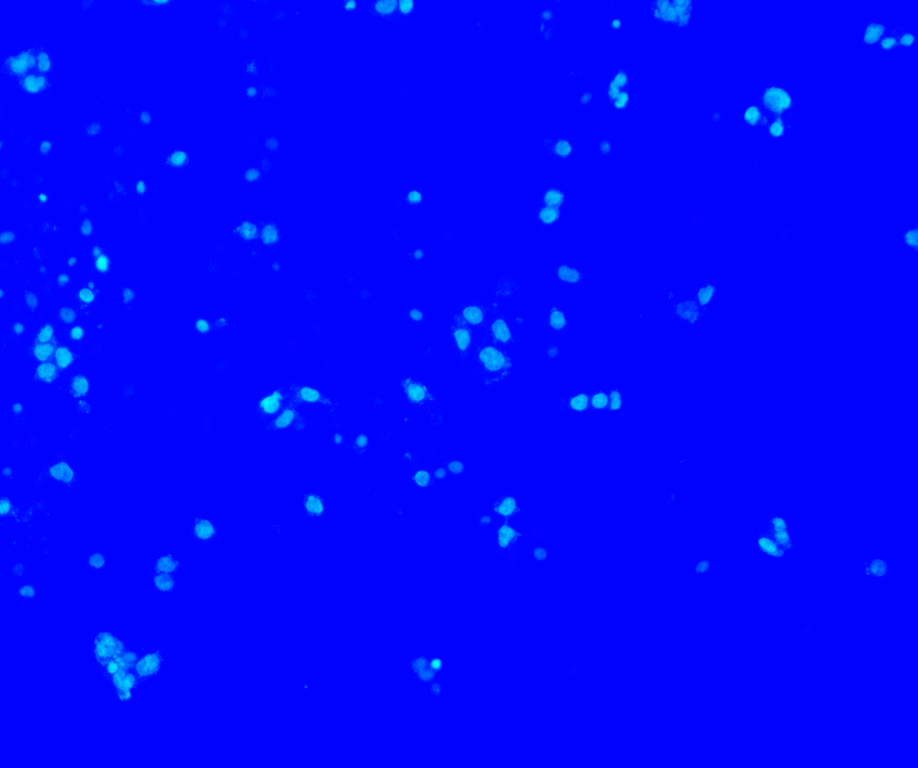
#> input picture 4e-50lum-10x-365-5.tif, 918 x 768 px, shrunk from 2448 x 2048 before the run
$ python -i scanning_algorithm_v2.py   (imports and definitions only)   (older library calls are emulated)
#> lines starting #> are read from the running program, lines starting #| are printed output that depends on the picture; after the words box and inside, x2 and y2 are one past the last pixel; in counts of white or black regions, pixels touching at a corner belong together
import cv2
import numpy as np
import matplotlib.pyplot as plt


# Класс алгоритма
class ScanningAlgorithmV2:
    NAME = 'Фурье'

    # Функция иницилизации
    def __init__(self):
        self.file = ''

    # [8 lines left out: function print_hist, not called in this run]

    def print_image(self, image_, label=""):
        plt.figure(label)
        plt.axis("off")
        plt.imshow(image_)

    # [36 lines left out: functions print_contours, gaussian, remove_background, amplify, line_is_not_belongs_to_border, not called in this run]

    def contour_is_bigger_than(self, min_width: int, min_height: int, contour_):
        y = contour_[:, 0, 0]
        x = contour_[:, 0, 1]
        (top_y, top_x) = (np.min(y), np.min(x))
        (bottom_y, bottom_x) = (np.max(y), np.max(x))
        width = bottom_x - top_x
        height = bottom_y - top_y

        return (width >= min_width) & (height >= min_height)

    # [178 lines left out: functions save_contour, cell_counting, cell_counting_image, optimal, filter_by_threshold, adaptive_thresholding and 1 more, not called in this run]

    # Функция для старта сканирования изображения
    def scan(self, file):
#> called with file = '../4e-50lum-10x-365-5.tif'
        self.file = file
        image_grayscale = cv2.imread(file, cv2.IMREAD_GRAYSCALE)
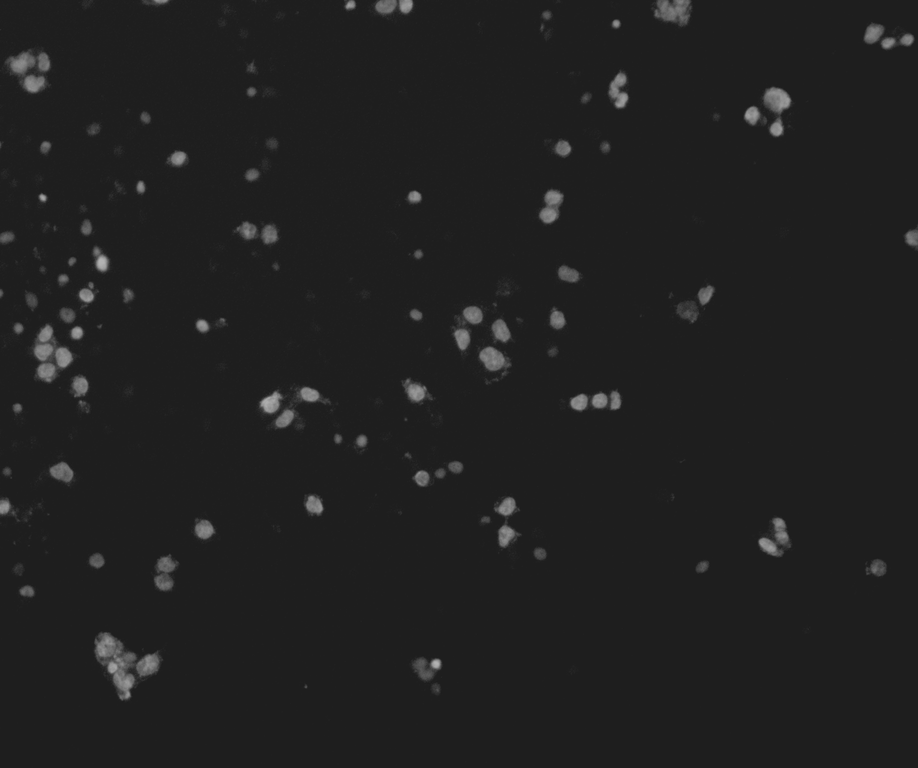
#> image_grayscale: shape (768, 918); min 29, max 179, mean 32.6
        image_rgb = cv2.cvtColor(image_grayscale, cv2.COLOR_GRAY2RGB)
        self.print_image(image_grayscale)

        print(f'Testing {ScanningAlgorithmV2.NAME} method')

        f = np.fft.fft2(image_grayscale)
        fshift = np.fft.fftshift(f)
        magnitude_spectrum = 20 * np.log(np.abs(fshift))
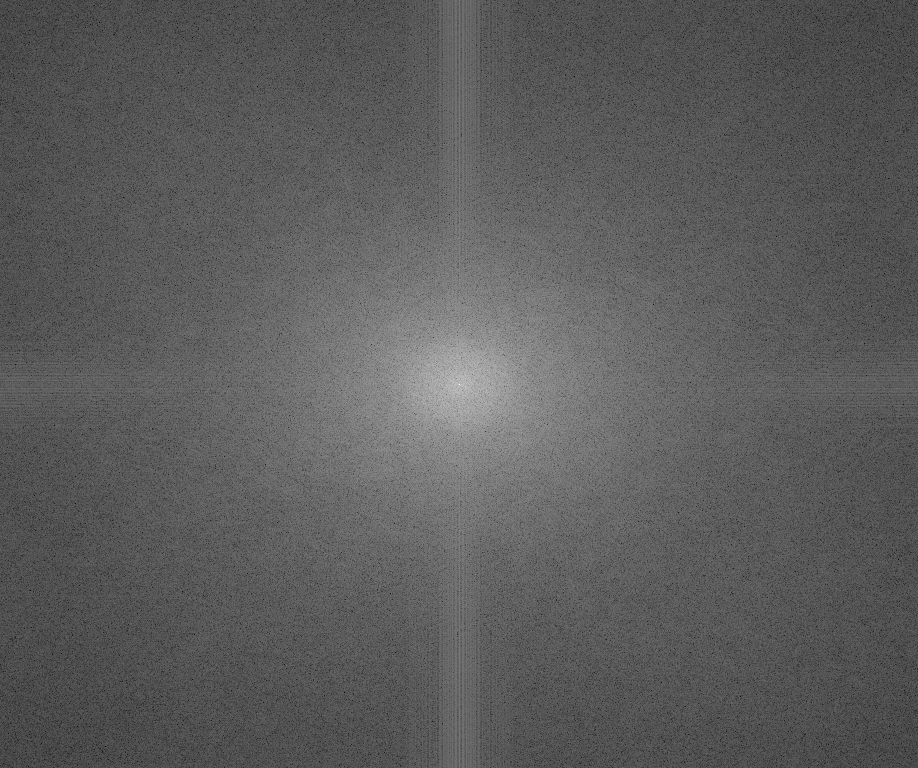
#> magnitude_spectrum: shape (768, 918) float64; min 13.92, max 339, mean 132.2; drawn with min black and max white
        # magnitude_spectrum = 20 * np.log(np.abs(f))
        plt.figure()
        plt.subplot(121), plt.imshow(image_grayscale, cmap='gray')
        plt.title('Input Image'), plt.xticks([]), plt.yticks([])
        plt.subplot(122), plt.imshow(magnitude_spectrum, cmap='gray')
        plt.title('Magnitude Spectrum'), plt.xticks([]), plt.yticks([])

        wave_len = 1000
        rows, cols = image_grayscale.shape
#> rows = 768; cols = 918
        crow, ccol = rows // 2, cols // 2
#> crow = 384; ccol = 459

        fshift[0:wave_len, :] = 0
        fshift[:, 0:wave_len] = 0
        fshift[rows - wave_len:rows, :] = 0
        fshift[:, cols - wave_len:cols] = 0

        f_ishift = np.fft.ifftshift(fshift)
        img_back = np.fft.ifft2(f)
        img_back = np.real(img_back)

        img_ffiltered = cv2.normalize(src=img_back, dst=None, alpha=0, beta=255, norm_type=cv2.NORM_MINMAX,
                                      dtype=cv2.CV_8U)
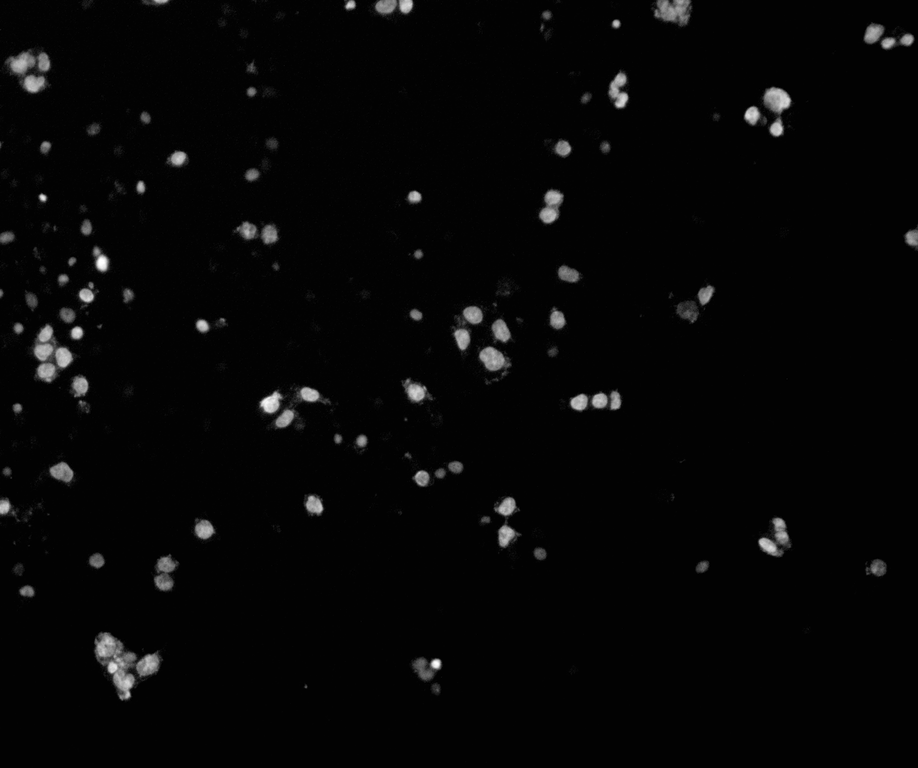
#> img_ffiltered: shape (768, 918); min 0, max 255, mean 6.3

        plt.figure()
        plt.subplot(121), plt.imshow(image_grayscale, cmap='gray')
        plt.title('Input Image'), plt.xticks([]), plt.yticks([])
        plt.subplot(122), plt.imshow(img_ffiltered, cmap='gray')
        plt.title('Image after HPF'), plt.xticks([]), plt.yticks([])

        plt.figure()
        plt.xlabel('bins')
        plt.ylabel('# of pixels')
        hist_orig = cv2.calcHist([image_grayscale], [0], None, [256], [3, 256])
#> hist_orig = 256 values, max 572808 at index 27, min 0 at index 0, mean 2754
        plt.subplot(121), plt.plot(hist_orig, drawstyle='steps-mid')
        plt.xlim([0, 256])
        plt.ylim([0, hist_orig.max() + 1])
        hist_ffiltered = cv2.calcHist([img_ffiltered], [0], None, [256], [3, 256])
#> hist_ffiltered = 256 values, max 69964 at index 0, min 0 at index 1, mean 504.9
        plt.subplot(122), plt.plot(hist_ffiltered, drawstyle='steps-mid')
        plt.xlim([0, 256])
        plt.ylim([0, hist_ffiltered.max() + 1])

        ret, mask = cv2.threshold(img_ffiltered, 10, 255, cv2.THRESH_BINARY)
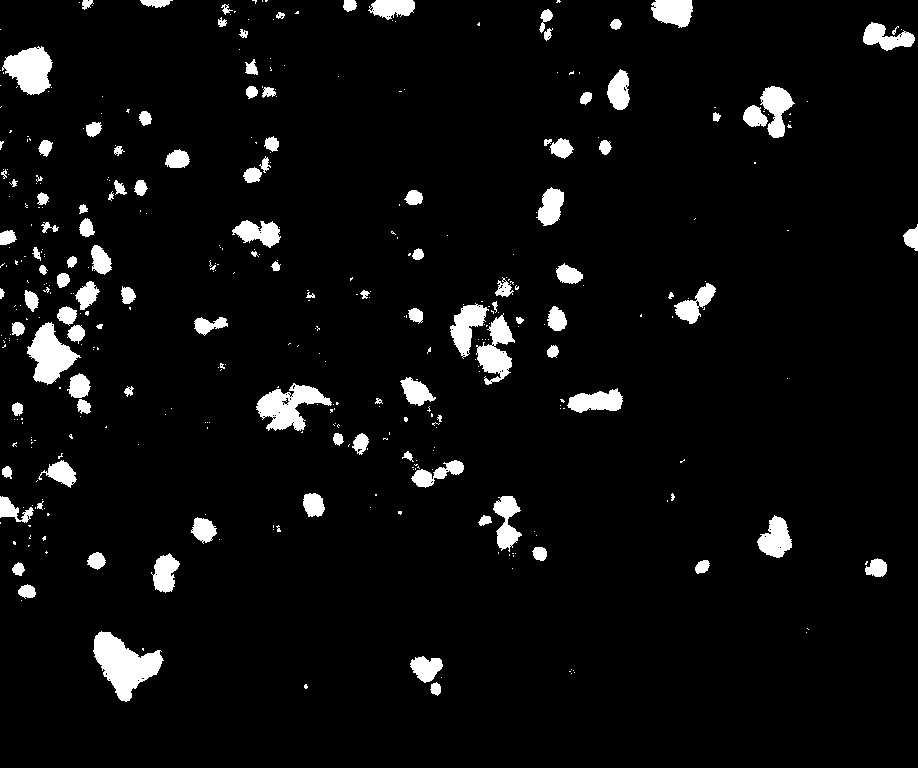
#> mask: shape (768, 918); 5.2% white; 397 white regions (283 under 20 px), largest, box (x1, y1, x2, y2) and area: (93, 631, 164, 702) 2539, (256, 383, 332, 431) 1826, (27, 322, 81, 385) 1742

        masked_image = cv2.bitwise_and(img_ffiltered, mask)
        canny = cv2.Canny(masked_image, 10, 255, 0)
#> canny: shape (768, 918); 1.1% white in thin lines or dots
        dilated = cv2.dilate(canny, (2, 2), iterations=3)
#> dilated: shape (768, 918); 2.8% white; 100 white regions (2 under 20 px), largest, box (x1, y1, x2, y2) and area: (94, 632, 163, 704) 1725, (34, 324, 73, 385) 843, (269, 387, 331, 434) 712
        kernel = cv2.getStructuringElement(cv2.MORPH_ELLIPSE, (5, 5))
        closed = cv2.morphologyEx(dilated.copy(), cv2.MORPH_CLOSE, kernel)
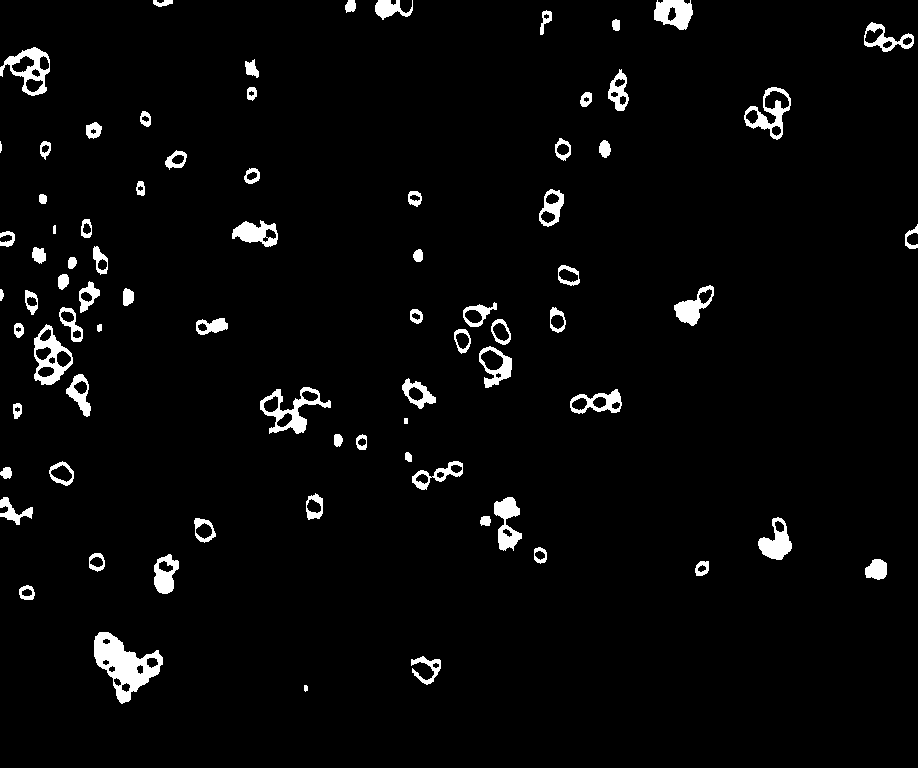
#> closed: shape (768, 918); 3.4% white; 79 white regions (1 under 20 px)

        contour, hierarchy = cv2.findContours(closed.copy(), cv2.RETR_EXTERNAL, cv2.CHAIN_APPROX_SIMPLE)
#> contour = 79 contours, 4 with area under 20; largest, box (x1, y1, x2, y2) and area: (94, 632, 163, 704) 2425, (34, 324, 73, 385) 1463, (0, 47, 50, 96) 1344, (260, 387, 331, 434) 1344, (744, 87, 791, 140) 1196

        contour_filtered_by_length = tuple(item for item in contour if item.size > 50)
#> contour_filtered_by_length = 46 contours; largest, box (x1, y1, x2, y2) and area: (94, 632, 163, 704) 2425, (34, 324, 73, 385) 1463, (0, 47, 50, 96) 1344, (260, 387, 331, 434) 1344, (744, 87, 791, 140) 1196
        contour_filtered_by_size = tuple(
            item for item in contour_filtered_by_length if self.contour_is_bigger_than(4, 4, item))
#> contour_filtered_by_size has the same summary as contour_filtered_by_length

        contour_set = contour_filtered_by_size
#> contour_set has the same summary as contour_filtered_by_length
        image_cleared_rgb = cv2.cvtColor(img_ffiltered, cv2.COLOR_GRAY2RGB)
        stencil = np.zeros(image_cleared_rgb.shape).astype(image_cleared_rgb.dtype)
        color = [255, 255, 255]
        for cnt in contour_set:
            cv2.fillPoly(stencil, contour_set, color)
#> this loop made 46 passes
#> stencil: shape (768, 918, 3); 3.8% white; 46 white regions, largest, box (x1, y1, x2, y2) and area: (94, 632, 163, 704) 2536, (34, 324, 73, 385) 1539, (260, 387, 331, 434) 1480
        result = cv2.bitwise_and(image_cleared_rgb.copy(), stencil)

        result_contoured = cv2.drawContours(result.copy(), contour_set, -1, (255, 0, 0), 2)
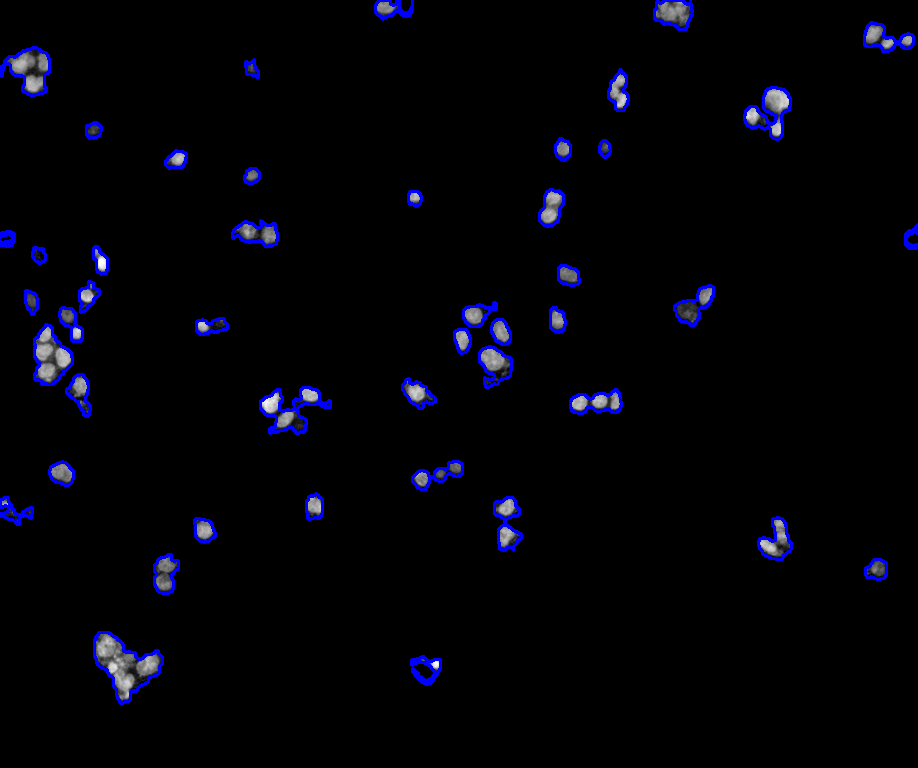
#> result_contoured: shape (768, 918, 3); mean B, G, R 8.7, 2.8, 2.8
        self.print_image(result_contoured, "full")
        print(f'{file} cells in the image : {len(contour_set)}')
#| ../4e-50lum-10x-365-5.tif cells in the image : 46

        plt.savefig('result.png')
        return {
            'method_name': ScanningAlgorithmV2.NAME,
            'contour_set': len(contour_set),
            'path_file': 'result.png'
        }

>>> result = ScanningAlgorithmV2().scan('../4e-50lum-10x-365-5.tif')
#> result = {'method_name': 'Фурье', 'contour_set': 46, 'path_file': 'result.png'}
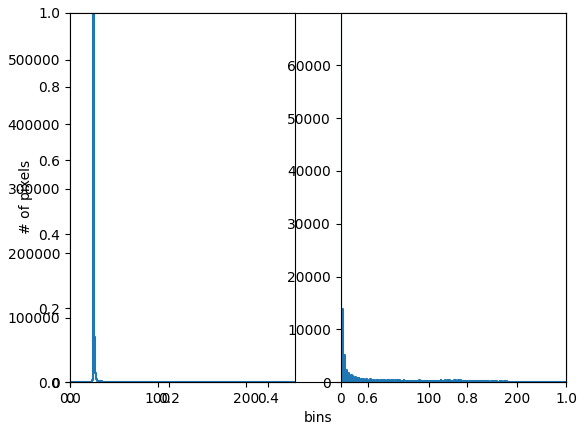
#> figure drawn by matplotlib, 2 panels; panel 1: curve peaks at x = 27, y = 572808; panel 2: curve peaks at x = 0, y = 69964

$ run again, on 5a-50lum-10x-365-2.tif
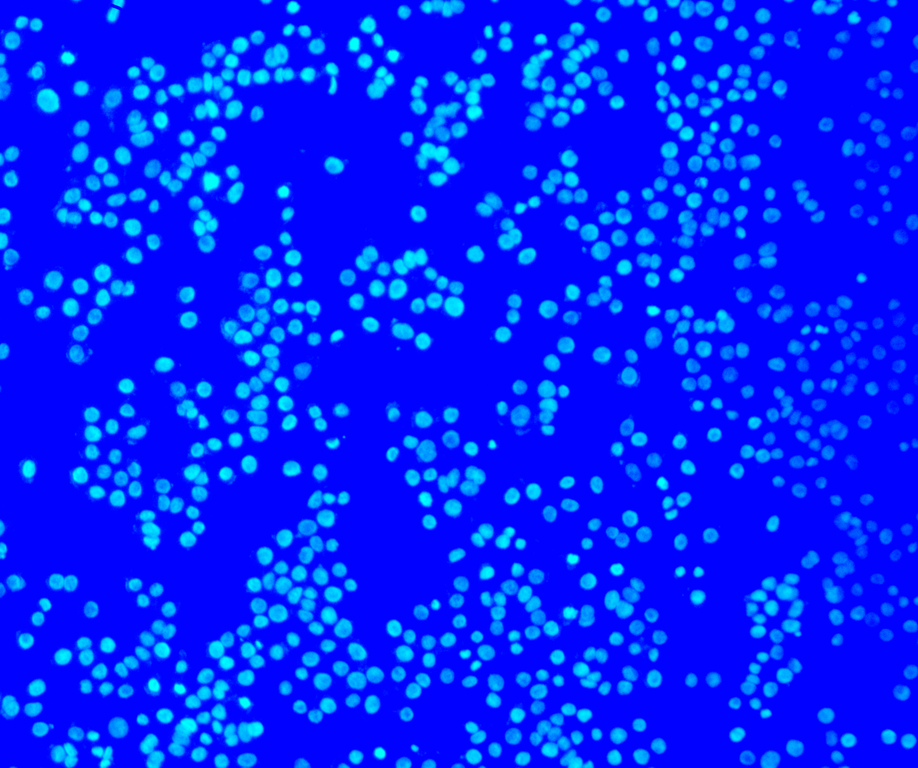
#> input picture 5a-50lum-10x-365-2.tif, 918 x 768 px, shrunk from 2448 x 2048 before the run
#> hist_orig = 256 values, max 445391 at index 27, min 0 at index 0, mean 2754
#> hist_ffiltered = 256 values, max 21830 at index 0, min 0 at index 1, mean 976.2
#> in scan, `ret, mask = cv2.threshold(img_ffiltered, 10, 255, cv2.THRESH_BINARY)`:
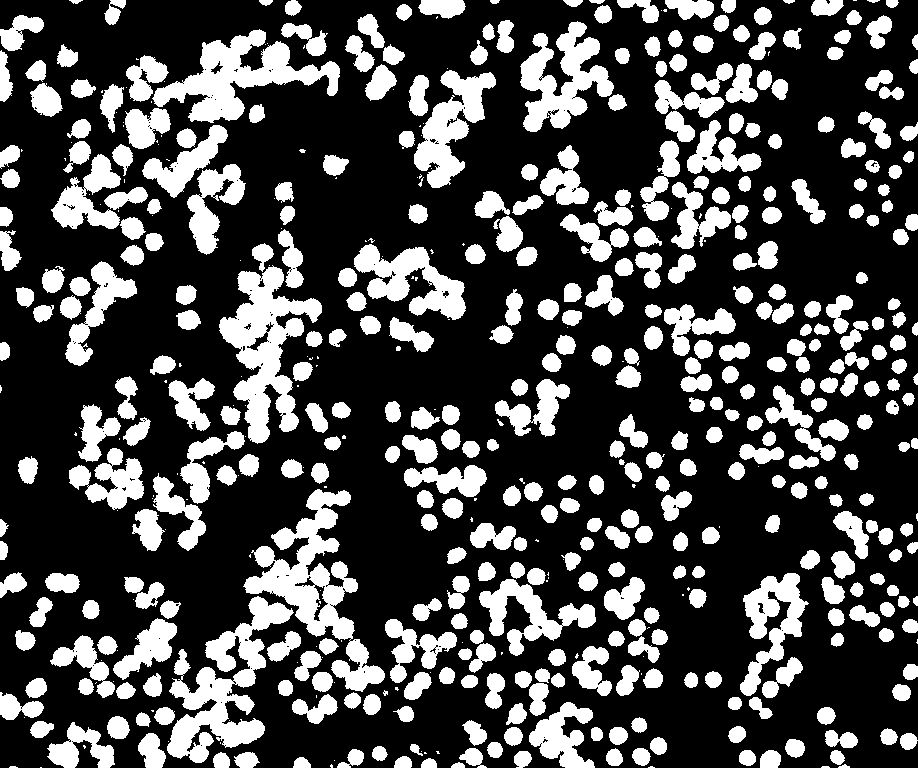
#> mask: shape (768, 918); 28.8% white; 553 white regions (139 under 20 px), largest, box (x1, y1, x2, y2) and area: (243, 489, 385, 692) 8479, (219, 265, 322, 444) 7777, (167, 596, 294, 763) 7772
#> canny: shape (768, 918); 6.5% white in thin lines or dots
#> dilated: shape (768, 918); 16.7% white; 541 white regions (24 under 20 px), largest, box (x1, y1, x2, y2) and area: (262, 490, 353, 641) 2572, (740, 573, 804, 721) 2432, (524, 22, 613, 135) 2197
#> closed: shape (768, 918); 19.1% white; 297 white regions (6 under 20 px)
#> contour = 296 contours, 6 with area under 20; largest, box (x1, y1, x2, y2) and area: (206, 490, 384, 717) 12616, (646, 37, 787, 286) 9300, (220, 245, 321, 445) 6998, (153, 30, 339, 136) 5496, (728, 573, 804, 721) 4982
#> contour_filtered_by_length = 149 contours; largest, box (x1, y1, x2, y2) and area: (206, 490, 384, 717) 12616, (646, 37, 787, 286) 9300, (220, 245, 321, 445) 6998, (153, 30, 339, 136) 5496, (728, 573, 804, 721) 4982
#> contour_filtered_by_size has the same summary as contour_filtered_by_length
#> contour_set has the same summary as contour_filtered_by_length
#> the loop in scan, `for cnt in contour_set:` made 149 passes
#| ../5a-50lum-10x-365-2.tif cells in the image : 149
#> `result = ScanningAlgorithmV2().scan('../4e-50lum-10x-365-5.tif')`: result = {'method_name': 'Фурье', 'contour_set': 149, 'path_file': 'result.png'}
#> `result = ScanningAlgorithmV2().scan('../4e-50lum-10x-365-5.tif')`:
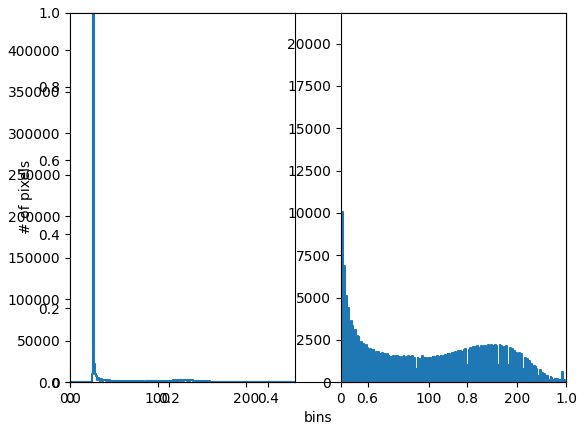
#> figure drawn by matplotlib, 2 panels; panel 1: curve peaks at x = 27, y = 445391; panel 2: curve peaks at x = 0, y = 21830
